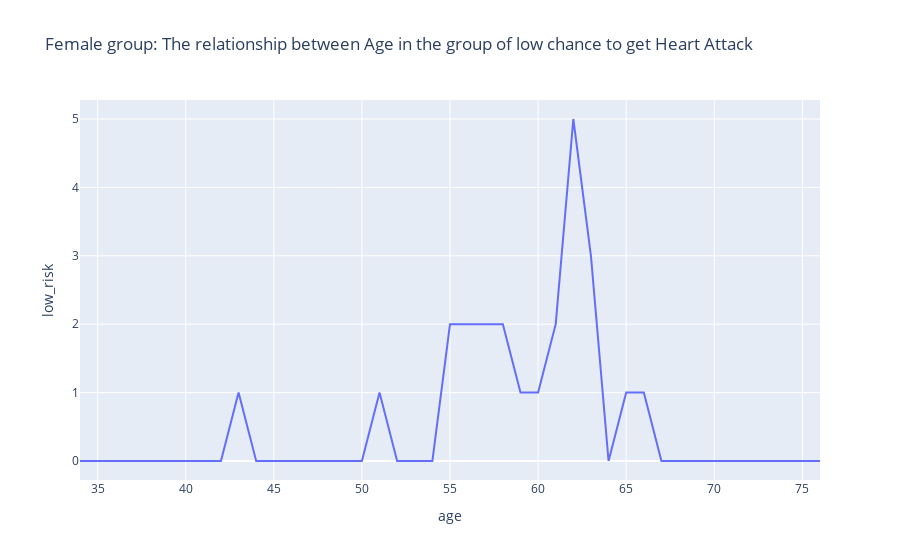

Write notebook code for a chart like this one.
### Code cell
v=pd.crosstab(df[(df['sex']==0)]["age"],df[(df['sex']==0)]["output"]).reset_index()
v.columns=["age","low_risk","high_risk"]
px.line(v,v["age"],v["low_risk"],title="Female group: The relationship between Age in the group of low chance to get Heart Attack")

### Figure 1 — Plotly figure (JSON) as saved in the notebook; plotly's stock layout.template omitted (floating-point values rounded to 4 significant figures)
{"data": [{"hovertemplate": "age=%{x}<br>low_risk=%{y}<extra></extra>", "legendgroup": "", "line": {"color": "#636efa", "dash": "solid"}, "mode": "lines", "name": "", "orientation": "v", "showlegend": false, "type": "scatter", "x": [34, 35, 37, 39, 41, 42, 43, 44, 45, 46, 48, 49, 50, 51, 52, 53, 54, 55, 56, 57, 58, 59, 60, 61, 62, 63, 64, 65, 66, 67, 68, 69, 71, 74, 76], "xaxis": "x", "y": [0, 0, 0, 0, 0, 0, 1, 0, 0, 0, 0, 0, 0, 1, 0, 0, 0, 2, 2, 2, 2, 1, 1, 2, 5, 3, 0, 1, 1, 0, 0, 0, 0, 0, 0], "yaxis": "y"}], "layout": {"legend": {"tracegroupgap": 0}, "title": {"text": "Female group: The relationship between Age in the group of low chance to get Heart Attack"}, "xaxis": {"anchor": "y", "domain": [0, 1], "title": {"text": "age"}}, "yaxis": {"anchor": "x", "domain": [0, 1], "title": {"text": "low_risk"}}}}
